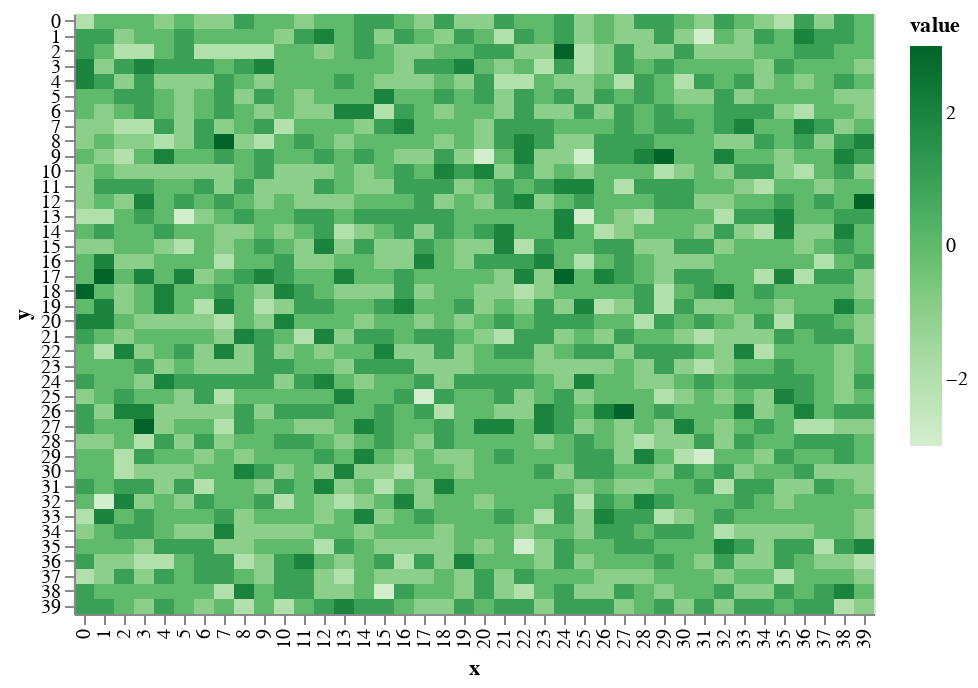

The cell this chart's notebook holds for it:
### Markdown cell above
# in the beginning, the world was void and without form.

Starting with a grid with nothing on it. No elevation, no terrain. All of this will be generated procedurally. 

You can see here that the terrain is shifted on a random-normal distribution to make it look _uneven_. Making it randomly doesn't make it look _real_ so I'm going to have to be smarter about the rules that raise and lower terrain in order to make them look like mountains.

### Code cell
world.shift_terrain()
draw.drawTerrainHeight(world.grid_elevation)

### Figure 1 — Vega-Lite specification as saved in the notebook (floating-point values rounded to 4 significant figures; data arrays with more than 128 entries replaced by an {"elided": "..."} marker saying what was removed)
{"$schema": "https://vega.github.io/schema/vega-lite/v2.6.0.json", "config": {"view": {"height": 300, "width": 400}}, "data": {"name": "data-a5464fa2e6862286028e7080a494295d"}, "datasets": {"data-a5464fa2e6862286028e7080a494295d": {"elided": "1600 records"}}, "encoding": {"color": {"field": "value", "scale": {"scheme": "greens"}, "type": "quantitative"}, "x": {"field": "x", "type": "ordinal"}, "y": {"field": "y", "type": "ordinal"}}, "mark": "rect"}
